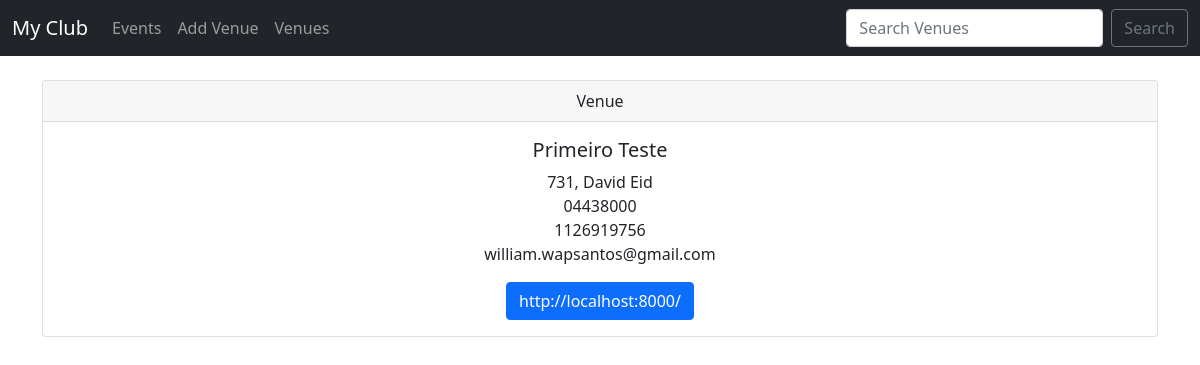
Page /show_venue/1 on the committed database.
### events/models.py (models this page shows)
class Venue(models.Model):
    name = models.CharField('Venue Name', max_length=120)
    address = models.CharField(max_length=300)
    zip_code = models.CharField('Zip Code', max_length=15)
    phone = models.CharField('Contact Phone', max_length=25, blank=True)
    web = models.URLField('Website Address', blank=True)
    email_address = models.EmailField('Email Address', blank=True)
    def __str__(self):
        return self.name

### events/views.py (the view)
# urls.py: path('show_venue/<venue_id>', views.show_venue, name="show-venue"),
def show_venue(request, venue_id):
    venue = Venue.objects.get(pk=venue_id)
    if venue.web == "":
        cond_web = False
    else:
        cond_web = True
    teste = venue.web
    return render(request, 'events/show_venue.html',
        {'venue':venue, 'cond_web':cond_web})

### events/templates/events/show_venue.html
{% extends 'events/base.html' %}
{% block content %}
    <div class="card text-center">
      <div class="card-header">
        Venue
      </div>
      <div class="card-body">
        <h5 class="card-title">{{ venue }}</h5>
        <p class="card-text">{{ venue.address }}<br/>
        {{ venue.zip_code }}<br/>
        {{ venue.phone }}<br/>
        {{ venue.email_address }}<br/></p>
        {% if cond_web %}
               <a href="{{ venue.web }}" class="btn btn-primary">{{ venue.web }}</a>
        {% endif %}
    </div>
{% endblock %}

### rows in the picture
Venue: name "Primeiro Teste", address "731, David Eid", zip_code "04438000", phone "1126919756", email_address "william.wapsantos@gmail.com", web "http://localhost:8000/"
